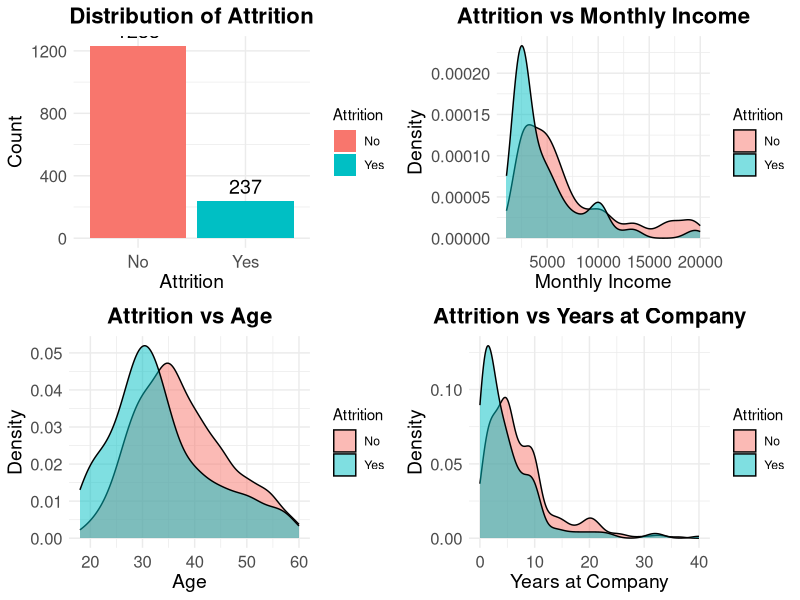

This figure's R source:
# Read the CSV file
data <- read.csv("../../data/WA_Fn-UseC_-HR-Employee-Attrition.csv")

# Select variables related to attrition
selected_vars <- data[c("Attrition", "Age", "JobSatisfaction", "MonthlyIncome", "YearsAtCompany")]

# Load necessary libraries
library(ggplot2)
library(dplyr)
library(cowplot)

# Convert Attrition to a factor variable
selected_vars$Attrition <- as.factor(selected_vars$Attrition)

# 1. Distribution of Attrition
# This plot shows the overall distribution of attrition within the organization.
# It helps us understand the proportion of employees who have left the organization (Attrition = Yes)
# versus those who have stayed (Attrition = No).
attrition_plot <- ggplot(selected_vars, aes(x = Attrition, fill = Attrition)) + 
  geom_bar() + 
  ggtitle("Distribution of Attrition") +
  theme_minimal() +
  theme(plot.title = element_text(hjust = 0.5, size = 16, face = "bold"),
        axis.title.x = element_text(size = 14),
        axis.title.y = element_text(size = 14),
        axis.text = element_text(size = 12)) +
  geom_text(stat='count', aes(label=..count..), vjust=-0.5, size=5) +
  labs(x = "Attrition", y = "Count")

# 2. Attrition vs Monthly Income
# This plot examines the relationship between attrition and monthly income.
# By visualizing the density of monthly income for both groups (Attrition = Yes and No),
# we can identify if income levels play a role in employee turnover.
# Interestingly, we observe that in the income range of 15000-17500, there are no attritions,
# but attritions appear again in the range of 17500-20000. This is an intriguing observation.
attrition_monthly_income_plot <- ggplot(selected_vars, aes(x = MonthlyIncome, fill = Attrition)) + 
  geom_density(alpha = 0.5) + 
  ggtitle("Attrition vs Monthly Income") +
  theme_minimal() +
  theme(plot.title = element_text(hjust = 0.5, size = 16, face = "bold"),
        axis.title.x = element_text(size = 14),
        axis.title.y = element_text(size = 14),
        axis.text = element_text(size = 12)) +
  labs(x = "Monthly Income", y = "Density")

# 3. Attrition vs Age
# This plot explores the relationship between attrition and the age of employees.
# By visualizing the density of age for both groups (Attrition = Yes and No),
# we can determine if certain age groups are more prone to leaving the organization.
attrition_age_plot <- ggplot(selected_vars, aes(x = Age, fill = Attrition)) + 
  geom_density(alpha = 0.5) + 
  ggtitle("Attrition vs Age") +
  theme_minimal() +
  theme(plot.title = element_text(hjust = 0.5, size = 16, face = "bold"),
        axis.title.x = element_text(size = 14),
        axis.title.y = element_text(size = 14),
        axis.text = element_text(size = 12)) +
  labs(x = "Age", y = "Density")

# 4. Attrition vs Years at Company
# This plot investigates the relationship between attrition and the number of years an employee
# has been with the company. By visualizing the density of years at the company for both groups
# (Attrition = Yes and No), we can see if tenure influences employee attrition.
attrition_years_at_company_plot <- ggplot(selected_vars, aes(x = YearsAtCompany, fill = Attrition)) + 
  geom_density(alpha = 0.5) + 
  ggtitle("Attrition vs Years at Company") +
  theme_minimal() +
  theme(plot.title = element_text(hjust = 0.5, size = 16, face = "bold"),
        axis.title.x = element_text(size = 14),
        axis.title.y = element_text(size = 14),
        axis.text = element_text(size = 12)) +
  labs(x = "Years at Company", y = "Density")

# Combine all plots into one grid
# This combined plot grid provides a comprehensive view of the factors related to employee attrition.
# By examining these plots together, we can gain insights into how different variables such as
# monthly income, age, and years at the company contribute to attrition.
plot_grid(attrition_plot, attrition_monthly_income_plot, attrition_age_plot, attrition_years_at_company_plot, ncol = 2)
